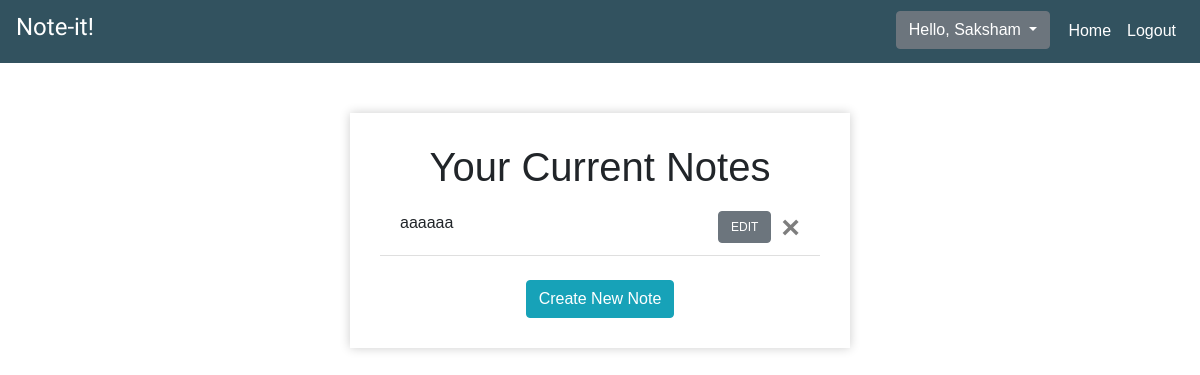
Page / (signed in) on the earlier database version.
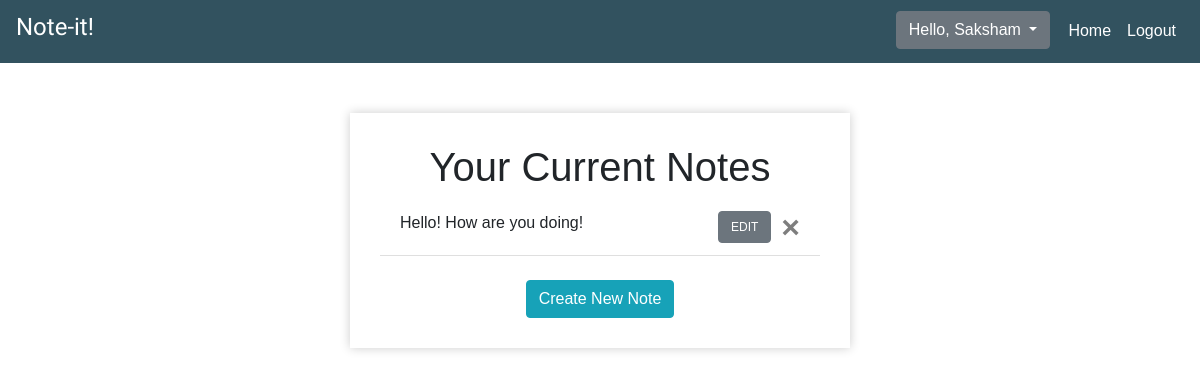
Same page on the later database version.
### website/models.py (models this page shows)
class User(db.Model, UserMixin):
    id = db.Column(db.Integer, primary_key=True)
    username = db.Column(db.String(20), unique=True, nullable=False)
    email = db.Column(db.String(150), unique=True, nullable=False)
    image_file = db.Column(db.String(20), nullable=False, default='default.png')
    password = db.Column(db.String(150), nullable=False)
    notes = db.relationship('Note', lazy=True)

class Note(db.Model):
    id = db.Column(db.Integer, primary_key=True)
    data = db.Column(db.String(10000))
    date = db.Column(db.DateTime(timezone=True), default=datetime.utcnow)
    user_id = db.Column(db.Integer, db.ForeignKey('user.id'))

### website/views.py (the view)
@views.route('/', methods=['GET', 'POST'])
@login_required
def home():
    return render_template("home.html", user = current_user)

### website/__init__.py (called while the page is built)
def create_app():
    app = Flask(__name__)
    app.config['SECRET_KEY'] = 'aeiou'
    app.config['SQLALCHEMY_DATABASE_URI'] = f'sqlite:///{DB_NAME}'
    db.init_app(app)
    from .views import views
    from .auth import auth
    app.register_blueprint(views, url_prefix='/' )
    app.register_blueprint(auth, url_prefix='/' )
    from .models import User, Note
    with app.app_context():
        db.create_all()
    login_manager = LoginManager()
    login_manager.login_view = 'auth.login'
    login_manager.init_app(app)
    @login_manager.user_loader
    def load_user(id):
        return User.query.get(int(id))
    return app

### website/templates/home.html (shortened to what this page needs)
{% extends "base.html" %} {% block title %}Home{% endblock %} {% block content
%}
<div class="div-container">
<h1 align="center">Your Current Notes</h1>
<ul class="list-group list-group-flush" id="notes">
  {% for note in user.notes %}
  <li class="list-group-item">
    {{ note.data }}
    <button
      type="button"
      class="close"
      data-toggle="modal"
      data-target="#{{ note.id }}Modal"
      style="font-size: 32px;"
    >
      <span aria-hidden="true">&times;</span>
    </button>
    <a href="{{ url_for('views.item', id=note.id)}}"
      ><button
        type="button"
        class="btn btn-secondary"
        style="float: inline-end; margin-right: 10px; font-size: 12px;"
      >
        EDIT
      </button></a
    >
  </li>
  {% endfor %}
</ul>
<br />
<div align="center">
  <a class="btn btn-info" href="/add_note">Create New Note</a>
</div>
</div>
<head><link rel="stylesheet" type="text/css" href="\static\login.css" /></head>
{% endblock %}

### website/templates/base.html (shortened to what this page needs)
<!DOCTYPE html>
<html>
  <head>
    <link
      rel="stylesheet"
      href="https://stackpath.bootstrapcdn.com/bootstrap/4.4.1/css/bootstrap.min.css"
    />
    <link
      rel="stylesheet"
      href="https://stackpath.bootstrapcdn.com/font-awesome/4.7.0/css/font-awesome.min.css"
    />
  </head>
  <body>
    <nav
      class="navbar navbar-expand-lg navbar-dark"
      style="background-color: rgb(50, 82, 95)"
    >
    <a class="navbar-brand" id="home" href="/">
      <h4 style="font-family: 'Leckerli One', cursive;">Note-it!</h4></a>
      <div class="collapse navbar-collapse" id="navbar">
        <div class="navbar-nav ml-auto">
          {% if user.is_authenticated %}
          <div class="dropdown">
            <button
              class="btn btn-secondary dropdown-toggle"
              type="button"
              id="dropdownMenu2"
              data-toggle="dropdown"
              aria-haspopup="true"
              aria-expanded="false"
              style="margin-right: 10px"
            >
              Hello, {{ user.username }}
            </button>
          </div>
          <a class="nav-item nav-link active" id="home" href="/">Home</a>
          <a class="nav-item nav-link active" id="logout" href="/logout"
            >Logout</a
          >
          {% else %}
          <a class="nav-item nav-link active" id="login" href="/login">Login</a>
          <a class="nav-item nav-link active" id="signUp" href="/sign-up"
            >Sign Up</a
          >
          {% endif %}
        </div>
      </div>
    </nav>
    <div class="container">{% block content %} {% endblock %}</div>
  </body>
</html>

### website/static/login.css (style rules this page uses)
* { margin: 0px; padding: 0px; box-sizing: border-box; font-family: sans-serif; }
.container { margin: 50px auto; max-width: 500px; background-color: #fff; padding: 30px; box-shadow: 0px 0px 10px 0px rgba(0,0,0,0.2); }

Differences in the rows shown:
removed Note: data "aaaaaa"
added Note: data "Hello! How are you doing!"
